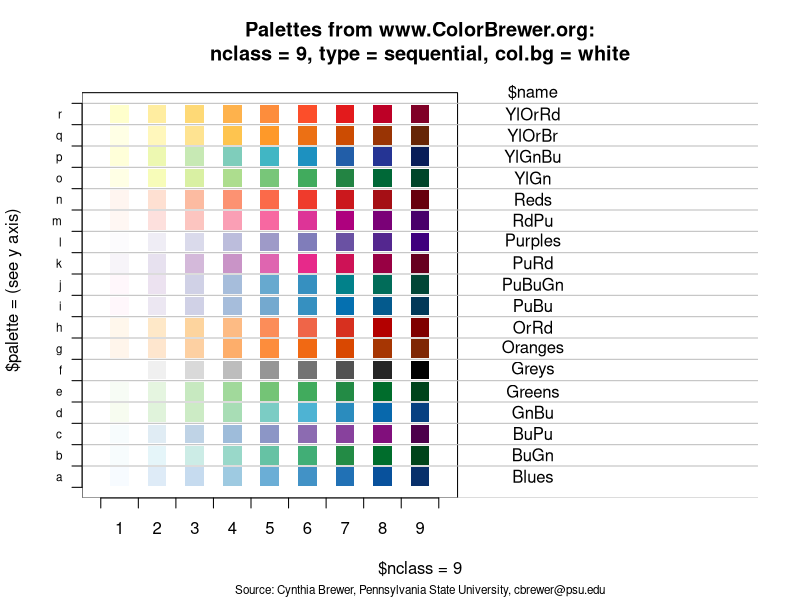
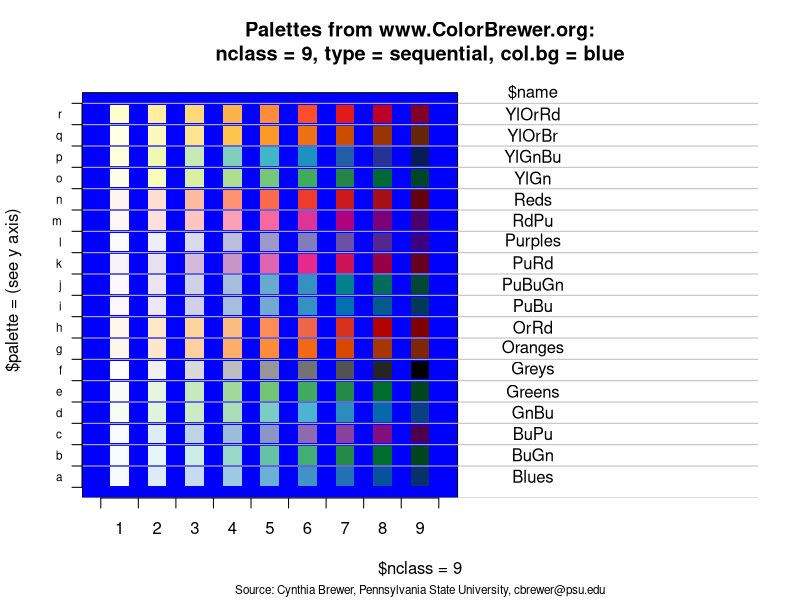
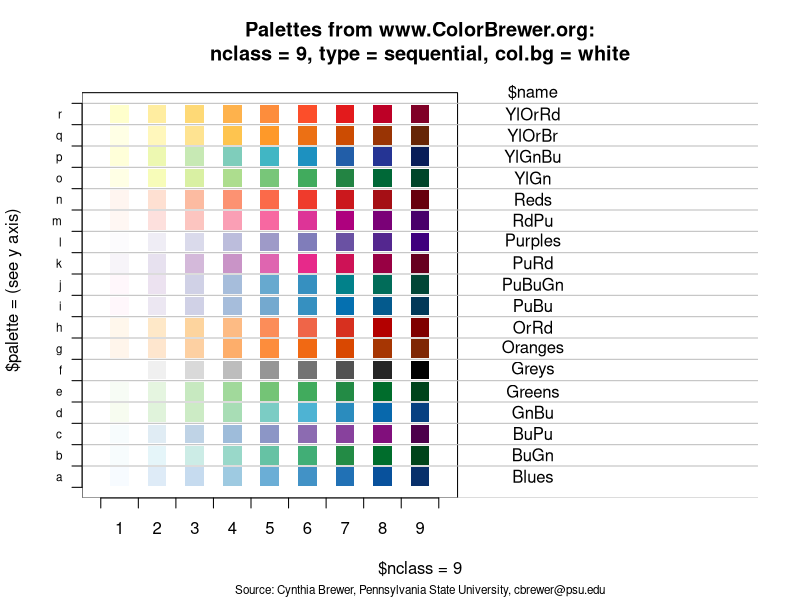
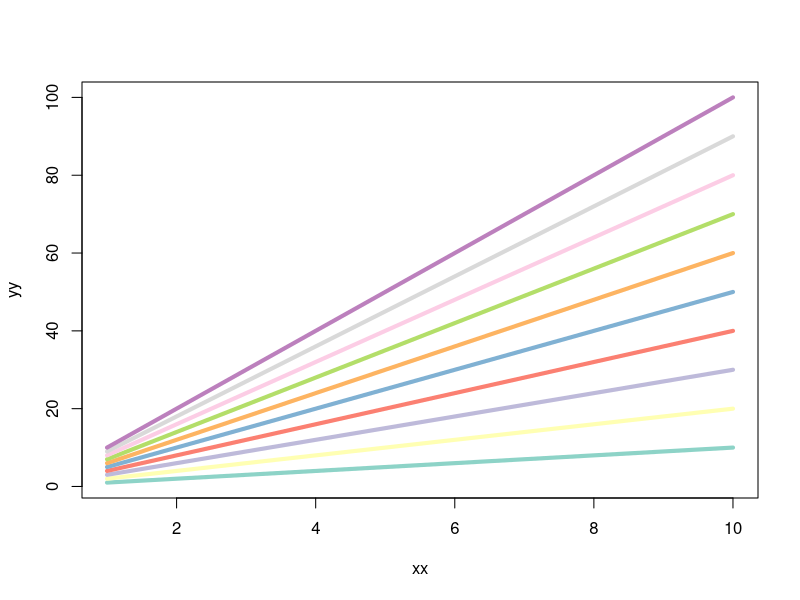

The R script that drew these images, in order:
library(epitools)


### Name: colorbrewer
### Title: Display and create ColorBrewer palettes
### Aliases: colorbrewer.display colorbrewer.palette colorbrewer.data
### Keywords: color

### ** Examples

##display available palettes for given nclass and type
colorbrewer.display(9, "sequential")

##change background to blue
colorbrewer.display(9, "sequential", "blue")

##display available palettes for given nclass and type,
##but also display RGB numbers to create your own palette
cbrewer.9s <- colorbrewer.display(9, "sequential")
cbrewer.9s


##Display and use ColorBrewer palette
##first, display and choose palette (letter)
colorbrewer.palette(10, "q")

##second, extract and use ColorBrewer palette
mycolors <- colorbrewer.palette(nclass = 10, type = "q", palette = "b")
xx <- 1:10
yy <- outer(1:10, 1:10, "*")
matplot(xx,yy, type="l", col = mycolors, lty = 1, lwd = 4)
